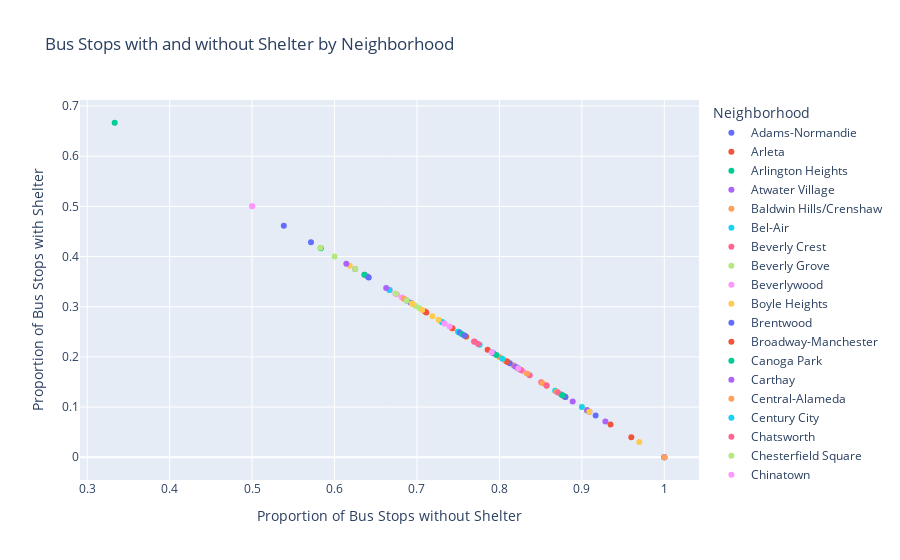

Notebook code cell kept with this figure:
### Code cell
# My colleague and teammate Max provided this code for his portion of the work, 
# I thought it would be great to create a similar one for mean of shelter and without shelter for consistency 

# Analysis of proportion of bus stops with shelter
neighborhoods_gdf['shelter_proportion'] = neighborhoods_gdf['shelter_count'] / neighborhoods_gdf['total_bus_stops']

# Analysis proportion of bus stops without shelter by subtracting from 1
neighborhoods_gdf['no_shelter_proportion'] = 1 - neighborhoods_gdf['shelter_proportion']

# Converting the relevant columns to a Pandas DataFrame for plotting
neighborhood_summary = neighborhoods_gdf[['name', 'shelter_proportion', 'no_shelter_proportion']].copy()

# Renaming the columns for clarity in the plot
neighborhood_summary.rename(columns={
    'shelter_proportion': 'Mean_Shelter',
    'no_shelter_proportion': 'Mean_No_Shelter',
    'name': 'Neighborhood'
}, inplace=True)

# Drop any rows with NaN values that may cause issues in the plot
neighborhood_summary.dropna(inplace=True)

# Create the scatter plot with Plotly Express
fig = px.scatter(neighborhood_summary, x="Mean_No_Shelter", y="Mean_Shelter", color="Neighborhood",
                 labels={
                     "Mean_No_Shelter": "Proportion of Bus Stops without Shelter",
                     "Mean_Shelter": "Proportion of Bus Stops with Shelter"
                 },
                 title="Bus Stops with and without Shelter by Neighborhood")


fig.show()

# HTML file
fig.write_html("bus_stops_shelter_scatter.html")
